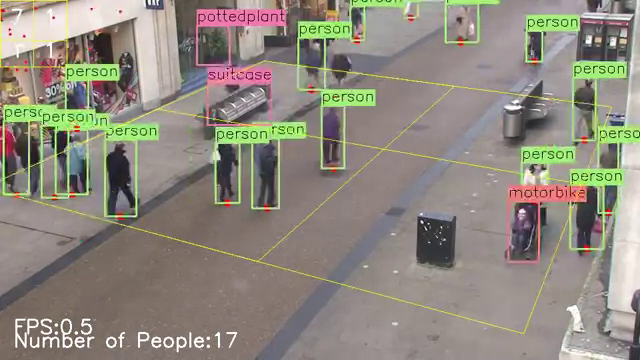
#> input picture frame 44 of public/images/detectiontest.webm, 640 x 360 px, given in place of the camera
$ python detect.py
#> lines starting #> are read from the running program, lines starting #| are printed output that depends on the picture; after the words box and inside, x2 and y2 are one past the last pixel; in counts of white or black regions, pixels touching at a corner belong together
# USAGE
# python detect.py --images images

# import the necessary packages
from __future__ import print_function
from imutils.object_detection import non_max_suppression
from imutils import paths
import numpy as np
import argparse
import imutils
import cv2

capture = cv2.VideoCapture(0);

# initialize the HOG descriptor/person detector
hog = cv2.HOGDescriptor()
hog.setSVMDetector(cv2.HOGDescriptor_getDefaultPeopleDetector())

while True:
	# load the image and resize it to (1) reduce detection time
	# and (2) improve detection accuracy
	ret, image = capture.read()
#> image is the input picture: shape (360, 640, 3); mean B, G, R 126.9, 137.3, 143.5
	image = imutils.resize(image, width=min(400, image.shape[1]))
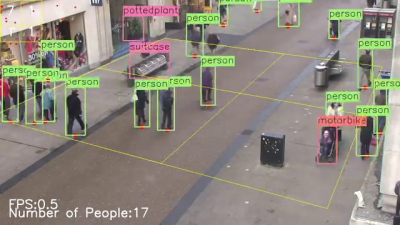
#> image: shape (225, 400, 3); mean B, G, R 126.9, 137.3, 143.5
	orig = image.copy()

	# detect people in the image
	(rects, weights) = hog.detectMultiScale(image, winStride=(4, 4),
		padding=(8, 8), scale=1.05)
#> rects = [[3, 11, 68, 135], [124, 25, 64, 128], [39, 14, 75, 150]]; weights = [0.661, 0.293, 0.228]

	# apply non-maxima suppression to the bounding boxes
	rects = np.array([[x, y, x + w, y + h] for (x, y, w, h) in rects])
#> rects = [[3, 11, 71, 146], [124, 25, 188, 153], [39, 14, 114, 164]]
	pick = non_max_suppression(rects, probs=None, overlapThresh=0.65)
#> pick = [[39, 14, 114, 164], [124, 25, 188, 153], [3, 11, 71, 146]]

	# draw the final bounding boxes
	for (xA, yA, xB, yB) in pick:
		cv2.rectangle(image, (xA, yA), (xB, yB), (0, 255, 0), 4)
#> this loop made 3 passes
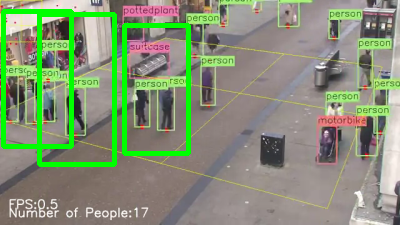
#> image: shape (225, 400, 3); 6.73% of pixels changed, all inside (x1, y1, x2, y2) = (1, 9, 191, 167)

	# show some information on the number of bounding boxes
	print("[INFO] People: {}".format(len(pick)))
#| [INFO] People: 3

	image = imutils.resize(image, width=1280, height=720)
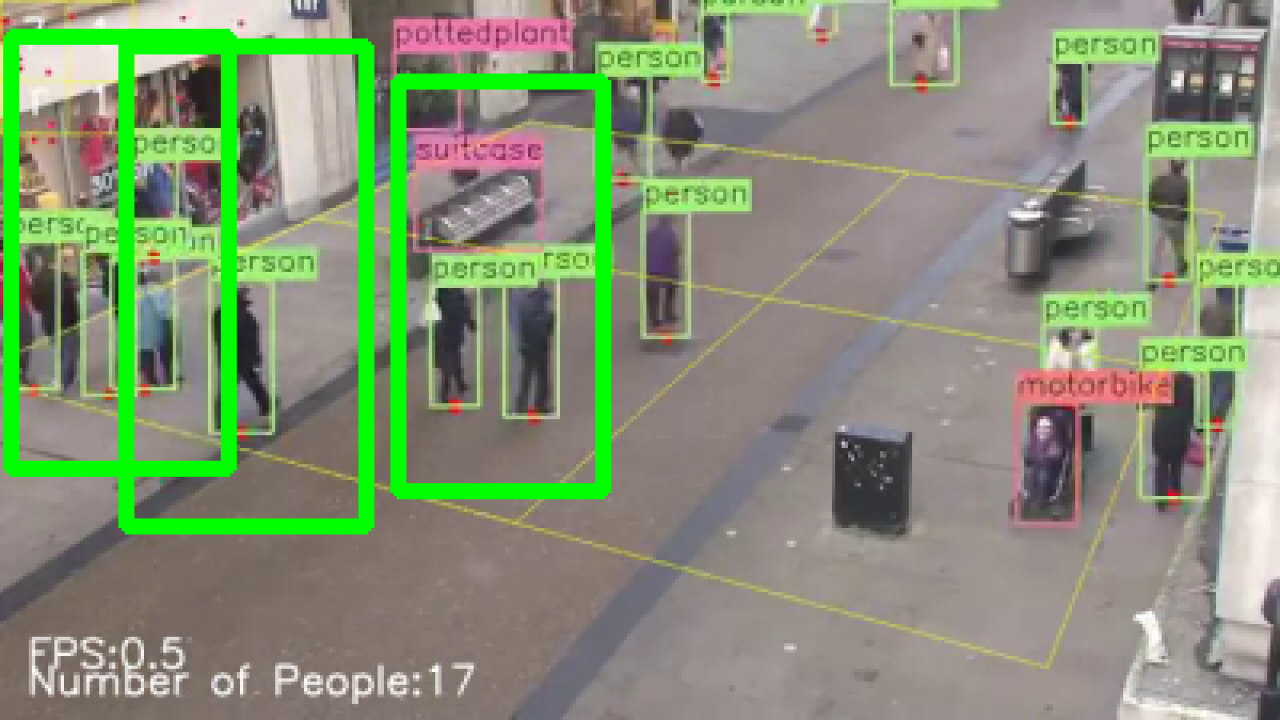
#> image: shape (720, 1280, 3); mean B, G, R 118.8, 145.5, 134.2

	# show the output images
	cv2.imshow("After NMS", image)
	cv2.waitKey(1)

$ run again, starting later in the video
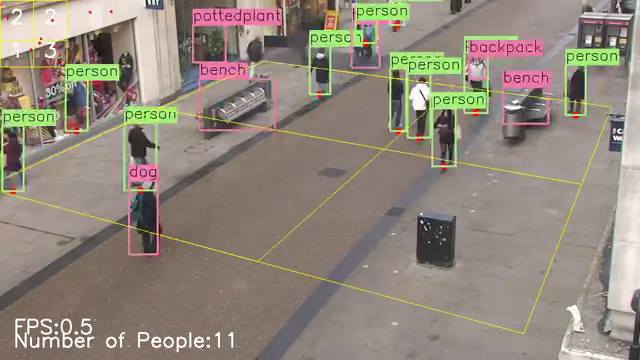
#> input picture frame 202 of public/images/detectiontest.webm, 640 x 360 px, given in place of the camera
#> image is the input picture: shape (360, 640, 3); mean B, G, R 124.2, 135.2, 145.8
#> `(rects, weights) = hog.detectMultiScale(image, winStride=(4, 4), paddi..`: rects = [[53, 47, 67, 134]]; weights = [0.432]
#> `rects = np.array([[x, y, x + w, y + h] for (x, y, w, h) in rects])`: rects = [[53, 47, 120, 181]]
#> the loop `for (xA, yA, xB, yB) in pick:` made 1 pass
#> after the loop `for (xA, yA, xB, yB) in pick:`:
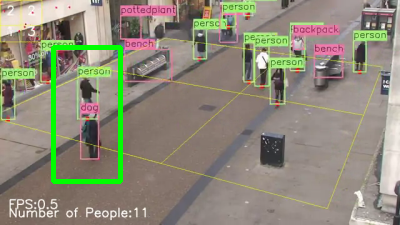
#> image: shape (225, 400, 3); mean B, G, R 121.6, 137.9, 142.7
#| [INFO] People: 1
#> `image = imutils.resize(image, width=1280, height=720)`:
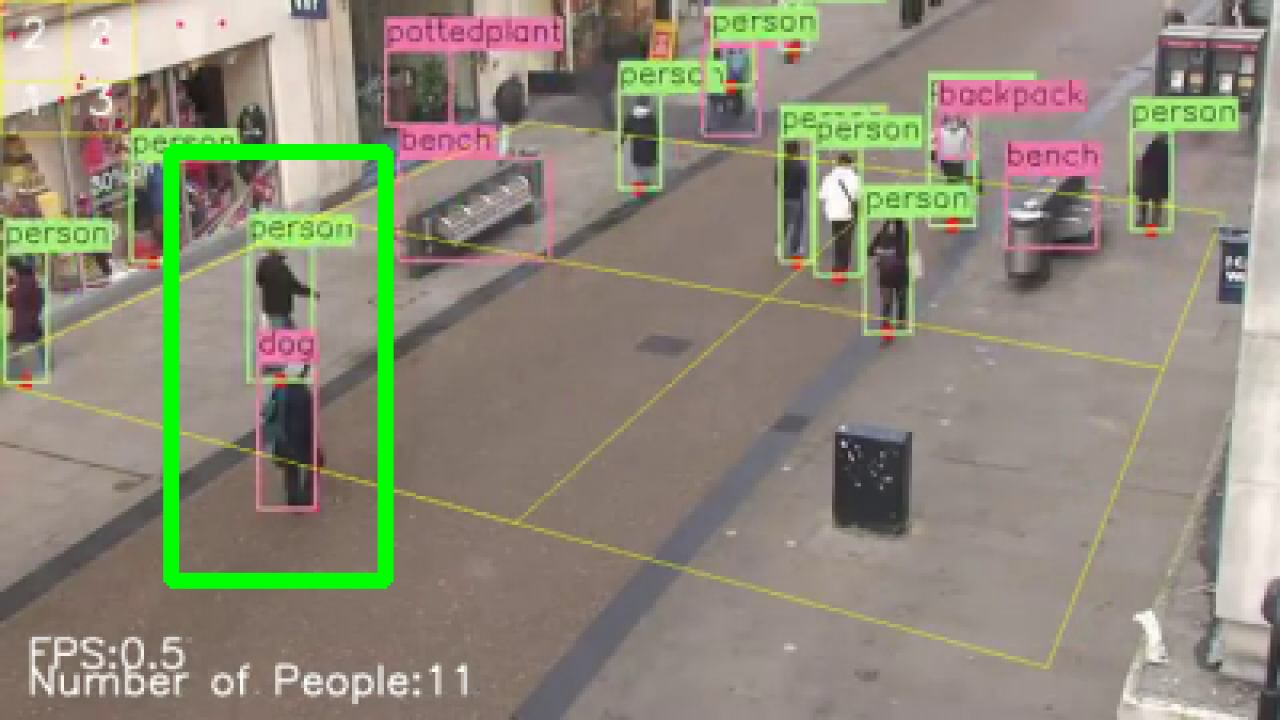
#> image: shape (720, 1280, 3); mean B, G, R 121.6, 137.9, 142.6

$ run again, starting later in the video
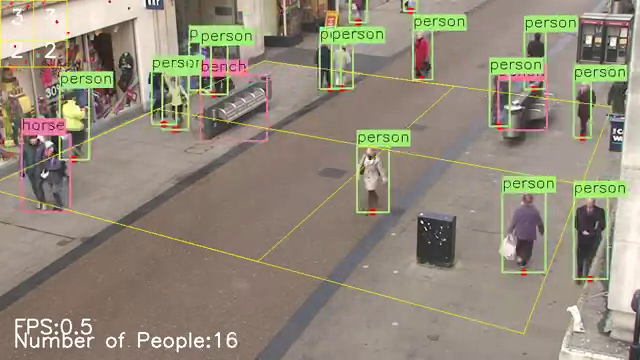
#> input picture frame 359 of public/images/detectiontest.webm, 640 x 360 px, given in place of the camera
#> image is the input picture: shape (360, 640, 3); mean B, G, R 122.7, 138.5, 147.4
#> `image = imutils.resize(image, width=min(400, image.shape[1]))`:
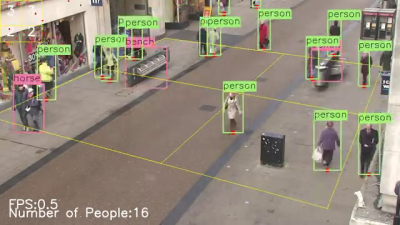
#> image: shape (225, 400, 3); mean B, G, R 122.7, 138.5, 147.4
#> `(rects, weights) = hog.detectMultiScale(image, winStride=(4, 4), paddi..`: rects = ()
#> `rects = np.array([[x, y, x + w, y + h] for (x, y, w, h) in rects])`: rects = empty array
#> pick = []
#| [INFO] People: 0
#> `image = imutils.resize(image, width=1280, height=720)`:
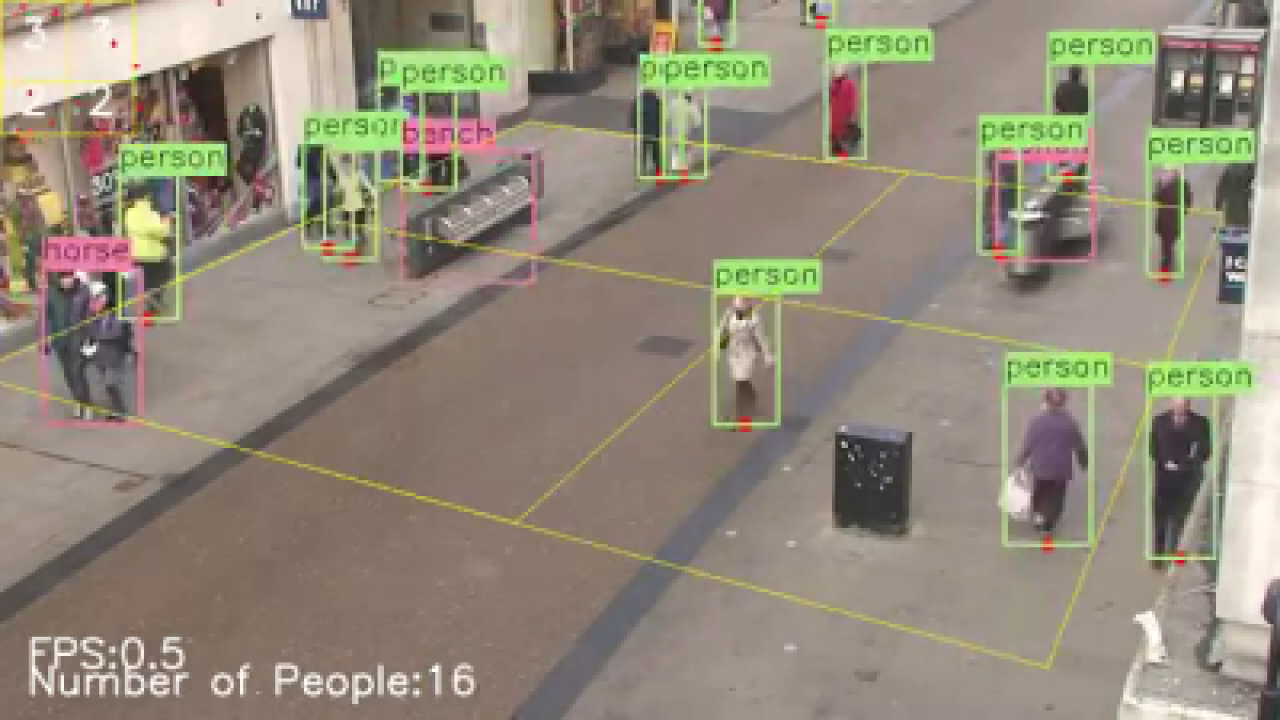
#> image: shape (720, 1280, 3); mean B, G, R 122.6, 138.5, 147.4
